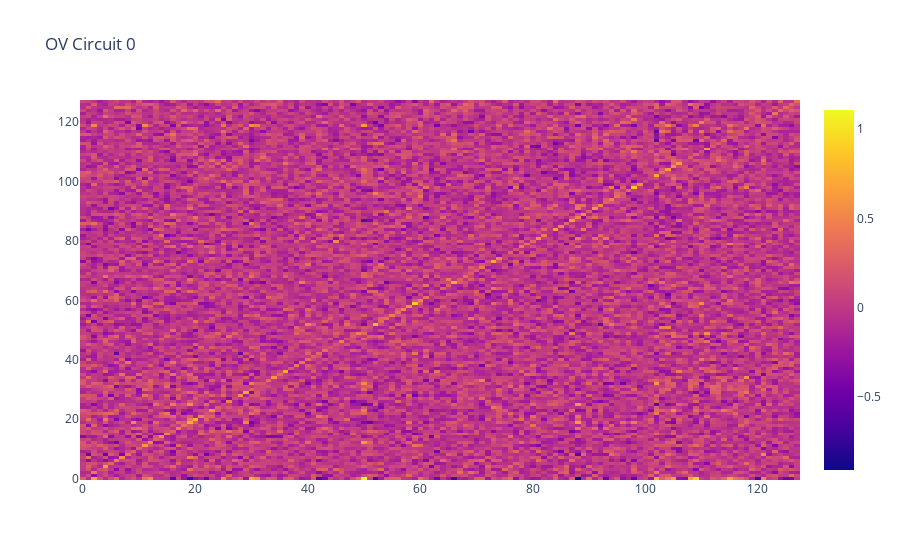

Write notebook code for a chart like this one.
### Code cell
for head in range(config.h):
    # view OV circuit
    ov_circuit = model.cache["W_E"] @ model.layers[0].attn.layer_fn.cache['W_OV'][head].T @ model.cache["W_U"].T # (vocab_size, vocab_size)
    plotly_fig = go.Figure(data=go.Heatmap(z=ov_circuit.numpy()))
    plotly_fig.update_layout(title=f'OV Circuit {head}')
    pyo.iplot(plotly_fig)

### Figure 1 — Plotly figure (JSON) as saved in the notebook; plotly's stock layout.template omitted (floating-point values rounded to 4 significant figures; data arrays with more than 128 entries replaced by an {"elided": "..."} marker saying what was removed)
{"data": [{"type": "heatmap", "z": {"elided": "128x128 float values"}}], "layout": {"title": {"text": "OV Circuit 0"}}}
